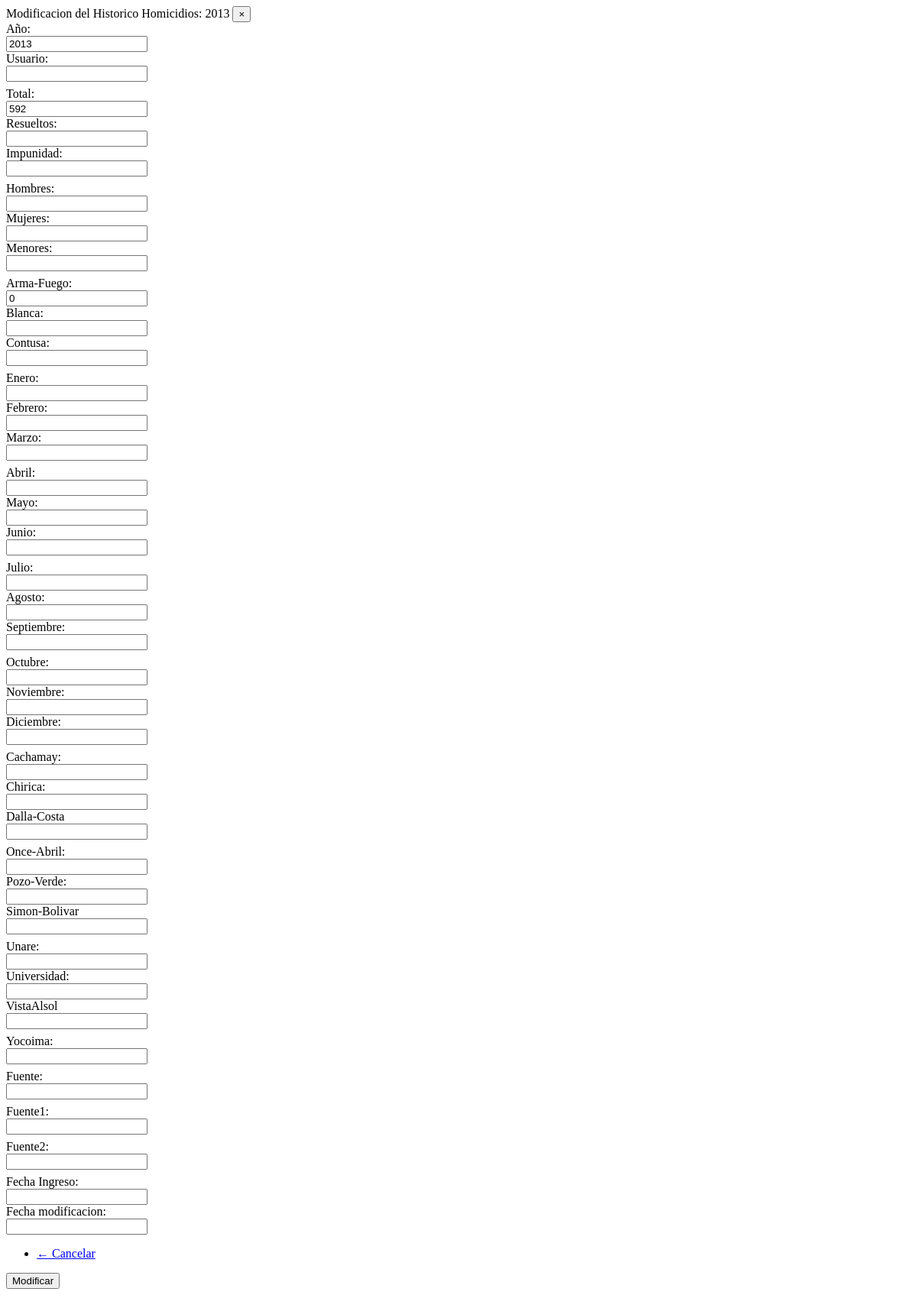
The app's page /sucesos_histo/frm_modi_histo_homicidios.php?histo_id=11, older data.
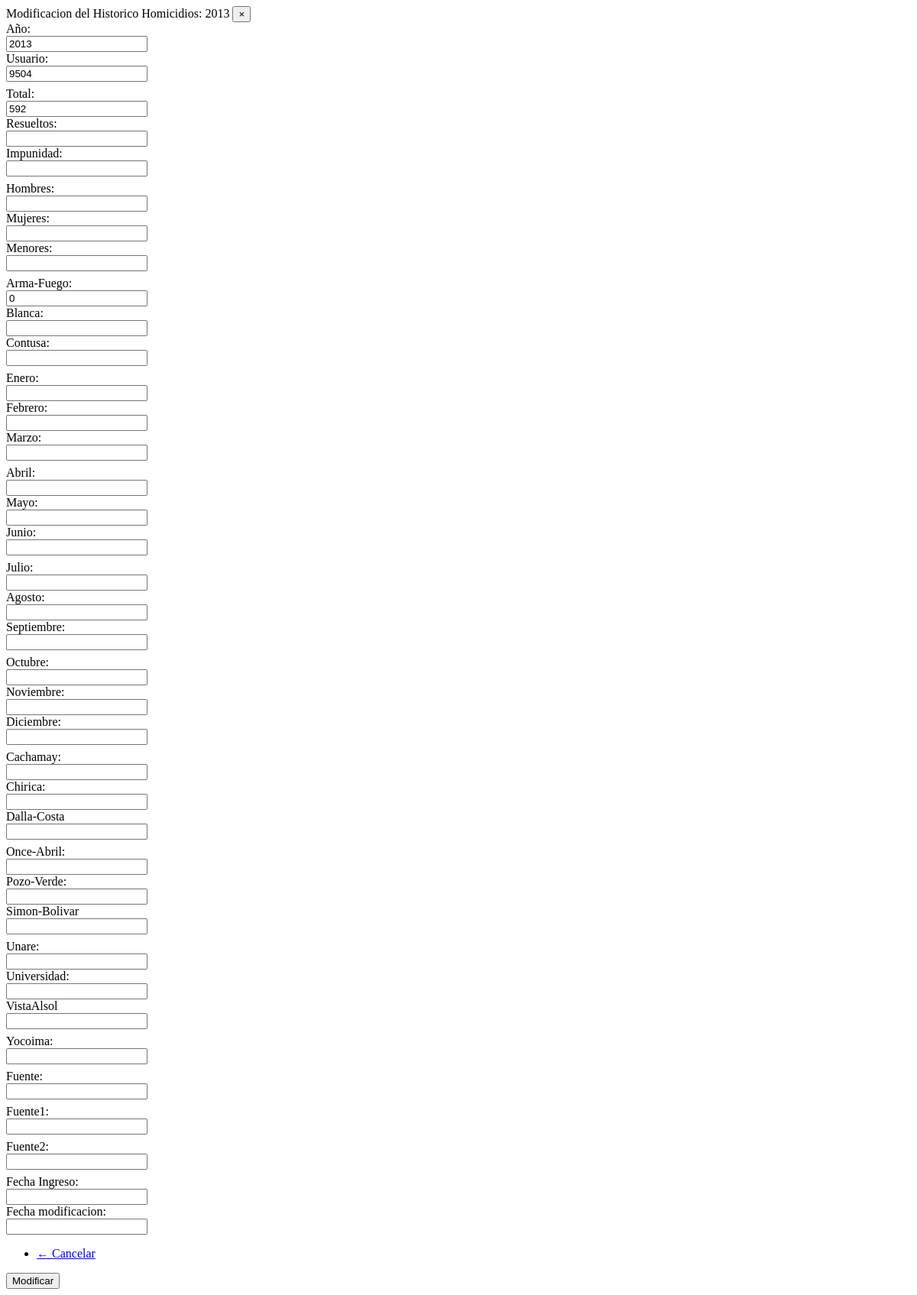
The same page, newer data.
### tables this page shows
CREATE TABLE IF NOT EXISTS `histo_homicidios` (
  `histo_id` int(11) NOT NULL DEFAULT '0',
  `estado_id` smallint(6) DEFAULT NULL,
  `municipio_id` smallint(6) DEFAULT NULL,
  `ano` smallint(6) DEFAULT NULL,
  `delito_id` int(11) DEFAULT NULL,
  `delito_detalle_id` int(11) DEFAULT NULL,
  `total` int(11) DEFAULT NULL,
  `total_semestre_1` smallint(6) DEFAULT NULL,
  `total_semestre_2` smallint(6) DEFAULT NULL,
  `total_vzla` int(11) DEFAULT NULL,
  `total_resueltos` smallint(6) DEFAULT NULL,
  `total_resueltos_vzla` int(11) DEFAULT NULL,
  `impunidad` smallint(6) DEFAULT NULL,
  `impunidad_vzla` int(11) DEFAULT NULL,
  `tasa_x_100k` float DEFAULT NULL,
  `tasa_x_100k_caracas` float DEFAULT NULL,
  `tasa_x_100k_vzla` float DEFAULT NULL,
  `ranking_mundial` int(11) DEFAULT NULL,
  `ranking_mundial_caracas` int(11) DEFAULT NULL,
  `hombres` smallint(6) DEFAULT NULL,
  `menores` smallint(6) DEFAULT NULL,
  `mujeres` smallint(6) DEFAULT NULL,
  `edad_promedio` decimal(2,1) NOT NULL,
  `arma_d_fuego` smallint(6) DEFAULT NULL,
  `en_san_felix` smallint(6) DEFAULT NULL,
  `en_puerto_ordaz` smallint(6) DEFAULT NULL,
  `arma_blanca` smallint(6) DEFAULT NULL,
  `arma_contusa` smallint(6) DEFAULT NULL,
  `enero` smallint(6) DEFAULT NULL,
  `febrero` smallint(6) DEFAULT NULL,
  `marzo` smallint(6) DEFAULT NULL,
  `abril` smallint(6) DEFAULT NULL,
  `mayo` smallint(6) DEFAULT NULL,
  `junio` smallint(6) DEFAULT NULL,
  `julio` int(11) DEFAULT NULL,
  `agosto` smallint(6) DEFAULT NULL,
  `septiembre` smallint(6) DEFAULT NULL,
  `octubre` smallint(6) DEFAULT NULL,
  `noviembre` smallint(6) DEFAULT NULL,
  `diciembre` smallint(6) DEFAULT NULL,
  `pa_cachamay` smallint(6) DEFAULT NULL,
  `pa_chirica` smallint(6) DEFAULT NULL,
  `pa_dalla_costa` smallint(6) DEFAULT NULL,
  `pa_once_de_abril` smallint(6) DEFAULT NULL,
  `pa_pozo_verde` smallint(6) DEFAULT NULL,
  `pa_simon_bolivar` smallint(6) DEFAULT NULL,
  `pa_unare` smallint(6) DEFAULT NULL,
  `pa_universidad` smallint(6) DEFAULT NULL,
  `pa_vista_al_sol` smallint(6) DEFAULT NULL,
  `pa_yocoima` smallint(6) DEFAULT NULL,
  `total_ano_anterior` int(11) DEFAULT NULL,
  `acumulado_a_la_fecha` int(11) DEFAULT NULL,
  `fuente` varchar(150) DEFAULT NULL,
  `otra_fuente1` varchar(150) DEFAULT NULL,
  `otra_fuente2` varchar(150) DEFAULT NULL,
  `fecha_ingreso_data` datetime DEFAULT NULL,
  `fecha_modifi_data` datetime DEFAULT NULL,
  `usuario` varchar(8) DEFAULT NULL
);

### adodb/adodb.inc.php (called while the page is built, shortened)
<?php
if (!defined('_ADODB_LAYER')) {
	GLOBAL
		$ADODB_vers,
		$ADODB_COUNTRECS,
		$ADODB_CACHE_DIR,
		$ADODB_CACHE,
		$ADODB_CACHE_CLASS,
		$ADODB_EXTENSION,
		$ADODB_COMPAT_FETCH,
	 	$ADODB_FETCH_MODE,
		$ADODB_GETONE_EOF,
		$ADODB_QUOTE_FIELDNAMES;
	abstract class ADOConnection {
	var $database = '';
	var $host = '';
	var $user = '';
	var $debug = false;
	var $true = '1';
	var $false = '0';
	var $fetchMode=false;
	var $bulkBind = false;
	var $_queryID = false;
	var $_bindInputArray = false;
	function Connect($argHostname = "", $argUsername = "", $argPassword = "", $argDatabaseName = "", $forceNew = false)
	{
		if ($argHostname != "") $this->host = $argHostname;
		if ($argUsername != "") $this->user = $argUsername;
		if ($argDatabaseName != "") $this->database = $argDatabaseName;
		if ($forceNew) {
			if ($rez=$this->_nconnect($this->host, $this->user, $argPassword, $this->database)) return true;
		} else {
			 if ($rez=$this->_connect($this->host, $this->user, $argPassword, $this->database)) return true;
		}
		return $ret;
	}
	function Prepare($sql)
	{
		return $sql;
	}
	function SetFetchMode($mode)
	{
		$old = $this->fetchMode;
		$this->fetchMode = $mode;
		if ($old === false) {
		global $ADODB_FETCH_MODE;
			return $ADODB_FETCH_MODE;
		}
		return $old;
	}
	function Execute($sql,$inputarr=false)
	{
		if ($inputarr !== false) {
			if (!is_array($inputarr)) $inputarr = array($inputarr);
			$element0 = reset($inputarr);
			$array_2d = $this->bulkBind && is_array($element0) && !is_object(reset($element0));
			unset($element0);
			if (!is_array($sql) && !$this->_bindInputArray) {
				$sqlarr = explode('?',$sql);
				$nparams = sizeof($sqlarr)-1;
				if (!$array_2d) $inputarr = array($inputarr);
				foreach($inputarr as $arr) {
					$sql = ''; $i = 0;
					while(list(, $v) = each($arr)) {
						$sql .= $sqlarr[$i];
						$typ = gettype($v);
						if ($typ == 'string')
							$sql .= $this->qstr($v);
						else if ($typ == 'double')
							$sql .= str_replace(',','.',$v);
						else if ($typ == 'boolean')
							$sql .= $v ? $this->true : $this->false;
						else if ($typ == 'object') {
							if (method_exists($v, '__toString')) $sql .= $this->qstr($v->__toString());
							else $sql .= $this->qstr((string) $v);
						} else if ($v === null)
							$sql .= 'NULL';
						else
							$sql .= $v;
						$i += 1;
						if ($i == $nparams) break;
					}
					if (isset($sqlarr[$i])) {
						$sql .= $sqlarr[$i];
						if ($i+1 != sizeof($sqlarr)) $this->outp_throw( "Input Array does not match ?: ".htmlspecialchars($sql),'Execute');
					} else if ($i != sizeof($sqlarr))
						$this->outp_throw( "Input array does not match ?: ".htmlspecialchars($sql),'Execute');
					$ret = $this->_Execute($sql);
					if (!$ret) return $ret;
				}
			} else {
				if ($array_2d) {
					if (is_string($sql))
						$stmt = $this->Prepare($sql);
					else
						$stmt = $sql;
					foreach($inputarr as $arr) {
						$ret = $this->_Execute($stmt,$arr);
						if (!$ret) return $ret;
					}
				} else {
					$ret = $this->_Execute($sql,$inputarr);
				}
			}
		} else {
			$ret = $this->_Execute($sql,false);
		}
		return $ret;
	}
	function _Execute($sql,$inputarr=false)
	{
		if ($this->debug) {
			global $ADODB_INCLUDED_LIB;
			if (empty($ADODB_INCLUDED_LIB)) include(ADODB_DIR.'/adodb-lib.inc.php');
			$this->_queryID = _adodb_debug_execute($this, $sql,$inputarr);
		} else {
			$this->_queryID = @$this->_query($sql,$inputarr);
		}
		$rs = new $rsclass($this->_queryID,$this->fetchMode);
		$rs->connection = $this;
		$rs->Init();
		if (is_array($sql)) $rs->sql = $sql[0];
		else $rs->sql = $sql;
		return $rs;
	}
}
	class ADORecordSet implements IteratorAggregate {
	function ADORecordSet($queryID)
	{
		$this->_queryID = $queryID;
	}
}
	function ADOLoadCode($dbType)
	{
		$db = strtolower($dbType);
		switch ($db) {
			default:
				$class = $db; break;
		}
		$file = ADODB_DIR."/drivers/adodb-".$db.".inc.php";
		if (class_exists("ADODB_" . $class)) return $class;
		return false;
	}
	function ADONewConnection($db='')
	{
	GLOBAL $ADODB_NEWCONNECTION, $ADODB_LASTDB;
		$errorfn = (defined('ADODB_ERROR_HANDLER')) ? ADODB_ERROR_HANDLER : false;
		if(empty($obj)) {
			if (!isset($ADODB_LASTDB)) $ADODB_LASTDB = '';
			if ($db != $ADODB_LASTDB) $db = ADOLoadCode($db);
			$cls = 'ADODB_'.$db;
			$obj = new $cls();
		}
		return $obj;
	}
}

### connections/guayana_s.php (called while the page is built, shortened)
<?php
		require_once(CONN_DIR."/../adodb/adodb.inc.php");
		class Conexion {
					private $dbConn;
					function __construct() {
						    $this->servidor='localhost';
						    $this->nombreBD='guayana_segura';
							$this->user='ag09504';
							$this->password='ag09504';
							$this->dbConn=ADONewConnection('mysql');
							$this->dbConn->Connect($this->servidor,$this->user,$this->password,$this->nombreBD);
					}
					function getDbConn() {
					    return $this->dbConn;
					}
		}
?>

### adodb/drivers/adodb-mysql.inc.php (called while the page is built, shortened)
<?php
if (! defined("_ADODB_MYSQL_LAYER")) {
class ADODB_mysql extends ADOConnection {
	var $forceNewConnect = false;
	var $clientFlags = 0;
	function _connect($argHostname, $argUsername, $argPassword, $argDatabasename)
	{
		if (ADODB_PHPVER >= 0x4300)
			$this->_connectionID = mysql_connect($argHostname,$argUsername,$argPassword,
												$this->forceNewConnect,$this->clientFlags);
		else if (ADODB_PHPVER >= 0x4200)
			$this->_connectionID = mysql_connect($argHostname,$argUsername,$argPassword,
												$this->forceNewConnect);
		else
			$this->_connectionID = mysql_connect($argHostname,$argUsername,$argPassword);
		if ($argDatabasename) return $this->SelectDB($argDatabasename);
		return true;
	}
	function SelectDB($dbName)
	{
		if ($this->_connectionID) {
			return @mysql_select_db($dbName,$this->_connectionID);
		}
		else return false;
	}
	function _query($sql,$inputarr=false)
	{
	return mysql_query($sql,$this->_connectionID);
	}
}
class ADORecordSet_mysql extends ADORecordSet{
	function ADORecordSet_mysql($queryID,$mode=false)
	{
		switch ($mode)
		{
		case ADODB_FETCH_ASSOC:$this->fetchMode = MYSQL_ASSOC; break;
		}
	}
	function _initrs()
	{
		$this->_numOfRows = @mysql_num_rows($this->_queryID);
		$this->_numOfFields = @mysql_num_fields($this->_queryID);
	}
	function Fields($colname)
	{
		if ($this->fetchMode != MYSQL_NUM) return @$this->fields[$colname];
		 return $this->fields[$this->bind[strtoupper($colname)]];
	}
	function _fetch()
	{
		$this->fields =  @mysql_fetch_array($this->_queryID,$this->fetchMode);
		return is_array($this->fields);
	}
}
}

### sucesos_histo/frm_modi_histo_homicidios.php (the view, shortened to what the changed rows need)
<?php
include_once '../connections/guayana_s.php';
$conexion=new Conexion();
$db=$conexion->getDbConn();
$db->debug = false;
$histo_id = $_GET['histo_id'];
$query_suceso = $db->Prepare("SELECT histo_id, ano, total, total_resueltos, impunidad, hombres, menores, mujeres, arma_d_fuego, arma_blanca,
	arma_contusa, enero, febrero, marzo, abril, mayo, junio, julio, agosto, septiembre, octubre, noviembre, diciembre,
	pa_cachamay, pa_chirica, pa_dalla_costa, pa_once_de_abril, pa_pozo_verde, pa_simon_bolivar, pa_unare, pa_universidad, pa_vista_al_sol,
	pa_yocoima,
	fuente, otra_fuente1, otra_fuente2, usuario,
	fecha_ingreso_data, fecha_modifi_data
	FROM histo_homicidios
	WHERE histo_id = $histo_id");
$db->SetFetchMode(ADODB_FETCH_ASSOC);
$rs_suceso = $db->Execute($query_suceso);
$ano = $rs_suceso->Fields('ano');
$total = $rs_suceso->Fields('total');
$arma_d_fuego = $rs_suceso->Fields('arma_d_fuego');
$usuario = $rs_suceso->Fields('usuario');
?>
<!DOCTYPE html>
<html lang="en">
<head>
</head>
<body>
<div class="modal fade" id="myModal">
  <div class="modal-dialog">
    <div class="modal-content">
		<div class="modal-body">
			<div class="panel panel-primary">
				<div class="panel-heading">Modificacion del Historico Homicidios: <?php echo $ano; ?>
				<button type="button" class="close pull-right" data-dismiss="modal" aria-label="Close"><span aria-hidden="true">&times;</span></button>
			</div>
	    	<div class="panel-body">
		        <form class="form-horizontal" role="form" id="contactform">
					<div class="form-group">
						<div class="col-xs-2">
							<input class="form-control input-sm" name="ano" id="ano" type="text" value="<?php echo $ano; ?>">
						</div>
						<div class="col-xs-2">
							<input class="form-control input-sm" name="usuario" id="usuario" type="text" value="<?php echo $usuario; ?>">
						</div>
					</div>
					<div class="form-group">
						<div class="col-xs-2">
							<input class="form-control input-sm" name="total" id="total" type="text" value="<?php echo $total; ?>">
						</div>
					</div>
					<div class="form-group">
						<div class="col-xs-2">
							<input class="form-control input-sm" name="arma_d_fuego" id="arma_d_fuego" type="text" value="<?php echo $arma_d_fuego; ?>">
						</div>
					</div>
				</form>
			</div>
		</div>
	</div>
  </div>
</div>
</body>
</html>

Row changes from the older to the newer data that the page shows:
changed histo_homicidios: usuario (not shown) → "9504"
